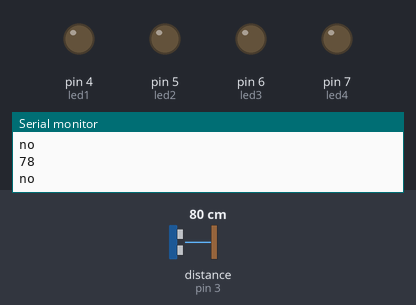
This sketch was run on a simulated Arduino Uno, built with avr-gcc and run on an emulated ATmega328P. Parts: output pins drawn as LEDs (lit = HIGH), the last lines printed to the serial monitor. Wiring (inferred from the names in the program): ultrasonic range finder: trigger pin 2; echo pin 3. The inputs (shaded band) are chosen by the test bench; at power-on: distance to the obstacle (sensor on pin 3) 80 cm. The echo pulse lasts 58.3 µs per cm; pins used as bus, display or sensor lines are not drawn.

Above: at 1.2 s.
1.3 s: distance to the obstacle (sensor on pin 3) set to 64 cm
2.8 s: distance to the obstacle (sensor on pin 3) set to 58 cm
At 3.9 s:
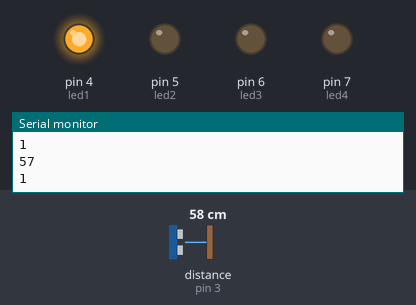
4.3 s: distance to the obstacle (sensor on pin 3) set to 51 cm
5.8 s: distance to the obstacle (sensor on pin 3) set to 40 cm
At 6.6 s:
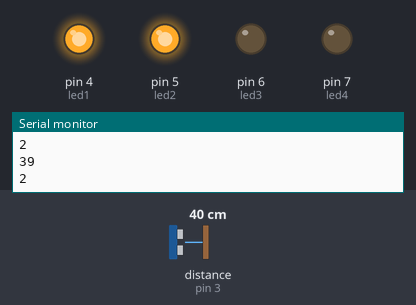
7.3 s: distance to the obstacle (sensor on pin 3) set to 33 cm
8.8 s: distance to the obstacle (sensor on pin 3) set to 29 cm
At 9.4 s:
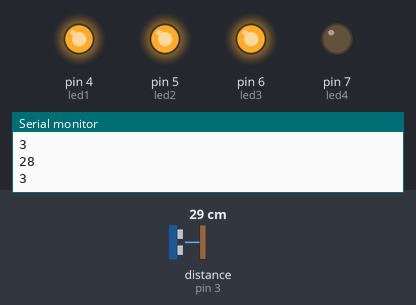
Timing chart, 0 to 11.3 s (numbered marks = the images above; inputs shaded):
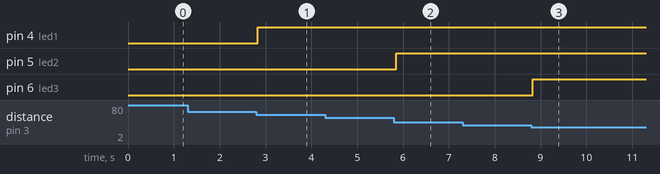

Measured:
- the behaviour switches between 61 and 60 cm on distance to the obstacle (sensor on pin 3) (found by bisection; images 0 and 1)
- the behaviour switches between 46 and 45 cm on distance to the obstacle (sensor on pin 3) (found by bisection; images 1 and 2)
- the behaviour switches between 31 and 30 cm on distance to the obstacle (sensor on pin 3) (found by bisection; images 2 and 3)
- after the input at 2.8 s, pin 4 (led1): LOW → HIGH at once
- after the input at 5.8 s, pin 5 (led2): LOW → HIGH after 0.05 s
- after the input at 8.8 s, pin 6 (led3): LOW → HIGH at once

The sketch:

Parking_indicator.ino
```cpp
#include <Servo.h>
const int trigPin = 2;
const int echoPin = 3;
long duration;
int distance;

const int led1 = 4;
const int led2 = 5;
const int led3 = 6;
const int led4 = 7;

void setup() {
  pinMode(led1, OUTPUT);
  pinMode(led2, OUTPUT);
  pinMode(led3, OUTPUT);
  pinMode(led4, OUTPUT);
  pinMode(trigPin, OUTPUT);
  pinMode(echoPin, INPUT);
  Serial.begin(9600);
}

void loop() {
  int length = value();
  if(length < 15 ){
  digitalWrite(led1, HIGH);
  digitalWrite(led2, HIGH);
  digitalWrite(led3, HIGH);
  digitalWrite(led4, HIGH);
  Serial.println("4");
  delay(100);
  }else if(length < 30 ){
    digitalWrite(led1, HIGH);
    digitalWrite(led2, HIGH);
    digitalWrite(led3, HIGH);
    digitalWrite(led4, LOW);
    Serial.println("3");
    delay(100);
  }else if(length < 45 ){
    digitalWrite(led1, HIGH);
    digitalWrite(led2, HIGH);
    digitalWrite(led3, LOW);
    digitalWrite(led4, LOW);
    Serial.println("2");
    delay(100);
  }else if(length < 60 ){
    digitalWrite(led1, HIGH);
    digitalWrite(led2, LOW);
    digitalWrite(led3, LOW);
    digitalWrite(led4, LOW);
    Serial.println("1");
    delay(100);
}else{
  digitalWrite(led1, LOW);
  digitalWrite(led2, LOW);
  digitalWrite(led3, LOW);
  digitalWrite(led4, LOW);
  Serial.println("no");
  delay(100);
}Serial.println(length);
}

int value() {
  digitalWrite(trigPin, LOW);
  delayMicroseconds(2);
  digitalWrite(trigPin, HIGH);
  delayMicroseconds(10);
  digitalWrite(trigPin, LOW);

  duration = pulseIn(echoPin, HIGH);
  distance = duration * 0.034 / 2;
  return distance;
}
```
